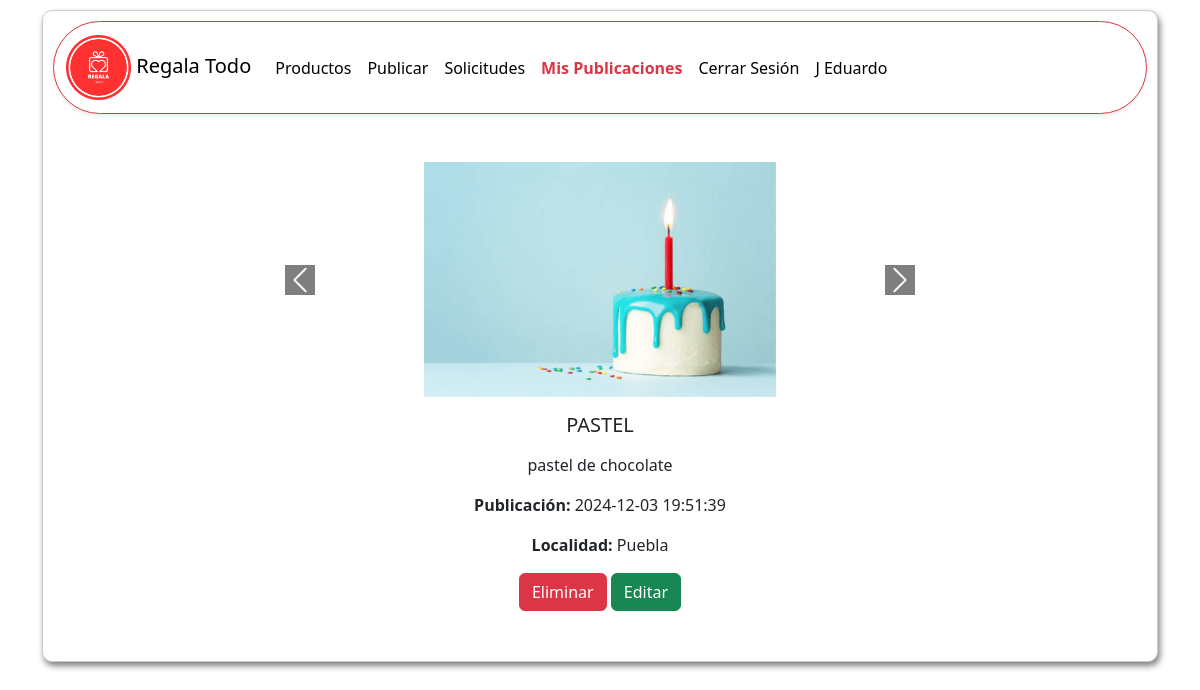
The page /Cliente/misPublicaciones.php (signed in) on the database its author committed.
### tables this page shows
CREATE TABLE `imagenesarticulo` (
  `idImagenesArticulo` int(11) NOT NULL,
  `ruta` varchar(45) NOT NULL,
  `id_Articulo` int(11) NOT NULL
);

CREATE TABLE `articulo` (
  `idArticulo` int(11) NOT NULL,
  `nombre` varchar(45) NOT NULL,
  `descripcion` varchar(45) NOT NULL,
  `disponibilidad` int(11) NOT NULL DEFAULT 0,
  `localidad` varchar(45) NOT NULL,
  `publicacion` datetime NOT NULL,
  `id_Cliente` int(11) NOT NULL
);

### Consultas/getMisPublicaciones.php (the view, shortened to what this page needs)
<?php
$conexion = mysqli_connect("localhost", "root", "", "regalatodo");
$idCliente = $_SESSION['id_cliente'];
$query = "SELECT * FROM articulo WHERE id_Cliente = " . $idCliente;
$result = mysqli_query($conexion, $query);
if (mysqli_num_rows($result) > 0) {
  while ($row = mysqli_fetch_array($result)) {
    $idArticulo = $row['idArticulo'];
    $queryImagenes = "SELECT * FROM imagenesarticulo WHERE id_Articulo = $idArticulo";
    $resultImagenes = mysqli_query($conexion, $queryImagenes);
    echo '<div class="mb-4 w-100">';
    echo '<div id="carouselArticulo' . $row['idArticulo'] . '" class="carousel slide" data-bs-ride="carousel">
                <div class="carousel-inner">';
    $isActive = true;
    while ($rowImagenes = mysqli_fetch_array($resultImagenes)) {
      echo '<div class="carousel-item' . ($isActive ? ' active' : '') . '">
                    <img src="../imagenes/' . $rowImagenes['ruta'] . '" class="d-block mx-auto w-50" style="max-height: 300px; object-fit: cover;" alt="Imagen del artículo">
                  </div>';
      $isActive = false;
    }
    echo '</div>';
    echo '<button class="carousel-control-prev" type="button" data-bs-target="#carouselArticulo' . $row['idArticulo'] . '" data-bs-slide="prev">
                <span class="carousel-control-prev-icon" aria-hidden="true"></span>
                <span class="visually-hidden">Previous</span>
              </button>
              <button class="carousel-control-next" type="button" data-bs-target="#carouselArticulo' . $row['idArticulo'] . '" data-bs-slide="next">
                <span class="carousel-control-next-icon" aria-hidden="true"></span>
                <span class="visually-hidden">Next</span>
              </button>
            </div>';
    echo '<div class="px-3 py-3">
                <h5 class="mb-3">' . $row['nombre'] . '</h5>
                <p class="mb-3">' . $row['descripcion'] . '</p>
                <p><strong>Publicación:</strong> ' . $row['publicacion'] . '</p>
                <p><strong>Localidad:</strong> ' . $row['localidad'] . '</p>
                <a href="../controllers/eliminar.php?id=' . $row['idArticulo'] . '&tipo=cliente" class="btn btn-danger">Eliminar</a>
                <a href="../Cliente/editarPublicacion.php?id=' . $row['idArticulo'] . '" class="btn btn-success">Editar</a>
                </div>';
    echo '</div>';
  }
}

### css/style.css (style rules this page uses)
.carousel-control-prev-icon, .carousel-control-next-icon { background-color: black; border: 1px solid white; }

### rows shown on the page
articulo: nombre "PASTEL", descripcion "pastel de chocolate", publicacion "2024-12-03 19:51:39", localidad "Puebla"
imagenesarticulo: ruta (picture)

### other values the page prints
$_SESSION["username"] "J Eduardo"
